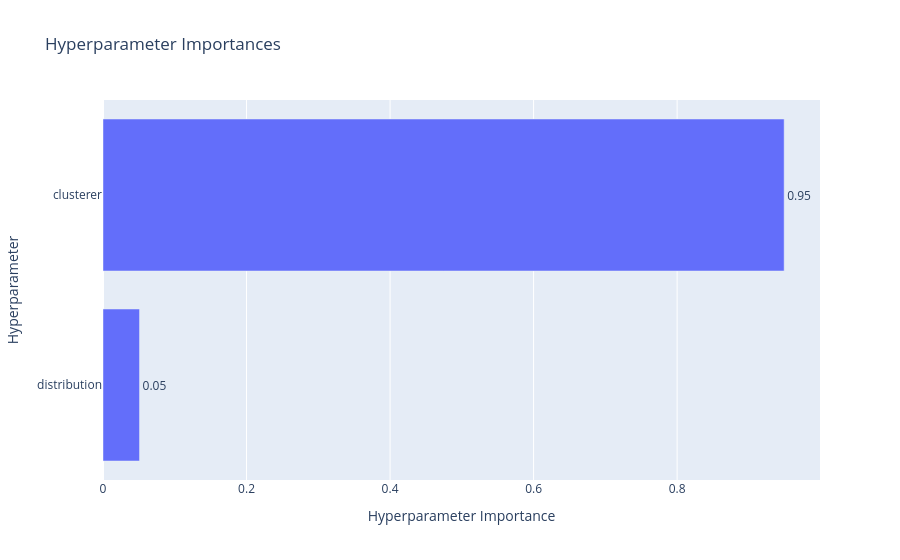

Notebook source saved alongside this figure:
### Markdown cell above
Plot hyperparameter importances based on the Optuna attempts.

### Code cell
plot_param_importances(study_glm_bs)

### Figure 1 — Plotly figure (JSON) as saved in the notebook; plotly's stock layout.template omitted (floating-point values rounded to 4 significant figures)
{"data": [{"cliponaxis": false, "hovertemplate": ["distribution (CategoricalDistribution): 0.05088670284474927<extra></extra>", "clusterer (CategoricalDistribution): 0.9491132971552507<extra></extra>"], "name": "Objective Value", "orientation": "h", "text": ["0.05", "0.95"], "textposition": "outside", "type": "bar", "x": [0.05089, 0.9491], "y": ["distribution", "clusterer"]}], "layout": {"title": {"text": "Hyperparameter Importances"}, "xaxis": {"title": {"text": "Hyperparameter Importance"}}, "yaxis": {"title": {"text": "Hyperparameter"}}}}
